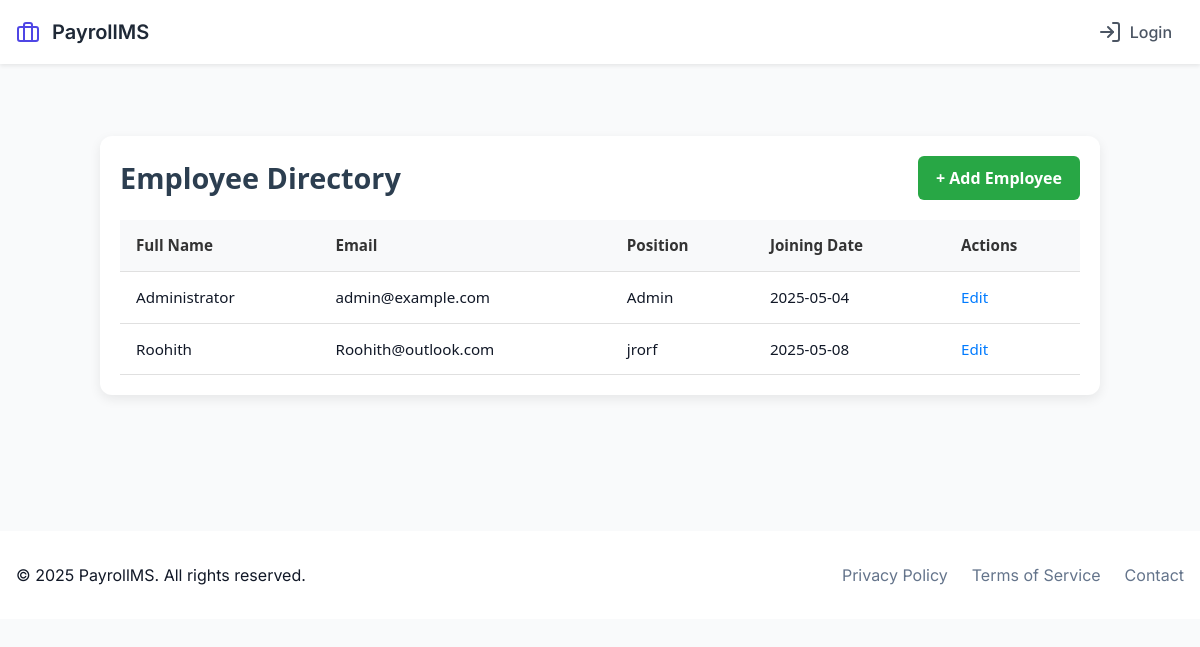
/employees/, run on the app's committed database.
### src/models/employee.py (models this page shows, shortened)
class Employee(db.Model):
    __tablename__ = 'employee'
    id: int = db.Column(db.Integer, primary_key=True)
    username: str = db.Column(db.String(80), unique=True, nullable=False)
    password_hash: str = db.Column(db.String(120), nullable=False)
    name: str = db.Column(db.String(100), nullable=False)
    email: str = db.Column(db.String(120), unique=True, nullable=False)
    position: Optional[str] = db.Column(db.String(80))
    salary: float = db.Column(db.Float, nullable=False)
    joining_date: date = db.Column(db.Date, nullable=False)
    role: str = db.Column(db.String(20), default='user')
    base_salary: float = db.Column(db.Float, nullable=False)
    hra: float = db.Column(db.Float, default=0.0)
    da: float = db.Column(db.Float, default=0.0)
    ta: float = db.Column(db.Float, default=0.0)
    pf: float = db.Column(db.Float, default=0.0)
    tax: float = db.Column(db.Float, default=0.0)

### src/routes/employee.py (the view)
@employee_bp.route('/')
def list():
    employees = Employee.query.all()
    return render_template('employees/list.html', employees=employees)

### src/app.py (called while the page is built)
def create_app():
    app = Flask(__name__)
    app.config.from_object(Config)
    init_app(app)
    from .routes import init_routes
    init_routes(app)
    @app.context_processor
    def utility_processor():
        return {
            'now': datetime.now()
        }
    @app.route('/')
    def home():
        return render_template('home.html')
    return app

### src/templates/employees/list.html (shortened to what this page needs)
{% extends "base.html" %}
{% block content %}
<div class="employee-list-wrapper">
    <div class="header-bar">
        <h2>Employee Directory</h2>
        <a href="{{ url_for('employee.add') }}" class="add-btn">+ Add Employee</a>
    </div>
    <div class="table-container">
        <table class="employee-table">
            <thead>
                <tr>
                    <th>Full Name</th>
                    <th>Email</th>
                    <th>Position</th>
                    <th>Joining Date</th>
                    <th>Actions</th>
                </tr>
            </thead>
            <tbody>
                {% for employee in employees %}
                <tr>
                    <td>{{ employee.name }}</td>
                    <td>{{ employee.email }}</td>
                    <td>{{ employee.position }}</td>
                    <td>{{ employee.joining_date }}</td>
                    <td>
                        <a href="{{ url_for('employee.edit', id=employee.id) }}" class="action-link">Edit</a>
                    </td>
                </tr>
                {% endfor %}
            </tbody>
        </table>
    </div>
</div>
{% endblock %}

### src/templates/base.html (style rules this page uses)
:root { --primary: #4f46e5; --primary-dark: #4338ca; --secondary: #64748b; --white: #ffffff; --black: #111827; --gray-50: #f9fafb; --gray-100: #f3f4f6; --gray-200: #e5e7eb; }
* { margin: 0; padding: 0; box-sizing: border-box; }
body { font-family: 'Inter', system-ui, sans-serif; background-color: var(--gray-50); color: var(--black); line-height: 1.5; }

### src/templates/employees/list.html (style rules this page uses)
.employee-list-wrapper { max-width: 1000px; margin: 40px auto; padding: 20px; background: #fff; border-radius: 12px; box-shadow: 0 4px 12px rgba(0, 0, 0, 0.08); font-family: 'Segoe UI', sans-serif; }
.header-bar { display: flex; justify-content: space-between; align-items: center; margin-bottom: 20px; }
.header-bar h2 { font-size: 1.8rem; color: #2c3e50; }
.add-btn { padding: 10px 18px; background-color: #28a745; color: #fff; border-radius: 6px; text-decoration: none; font-weight: 600; transition: background-color 0.3s ease; }
.table-container { overflow-x: auto; }
.employee-table { width: 100%; border-collapse: collapse; font-size: 0.95rem; }
.employee-table th, .employee-table td { padding: 14px 16px; text-align: left; border-bottom: 1px solid #e0e0e0; }
.employee-table th { background-color: #f8f9fa; color: #333; font-weight: 600; }
.action-link { color: #007bff; text-decoration: none; font-weight: 500; }

### data on the page
Employee: name "Administrator", email "admin@example.com", position "Admin", joining_date "2025-05-04"
Employee: name "Roohith", email "Roohith@outlook.com", position "jrorf", joining_date "2025-05-08"
